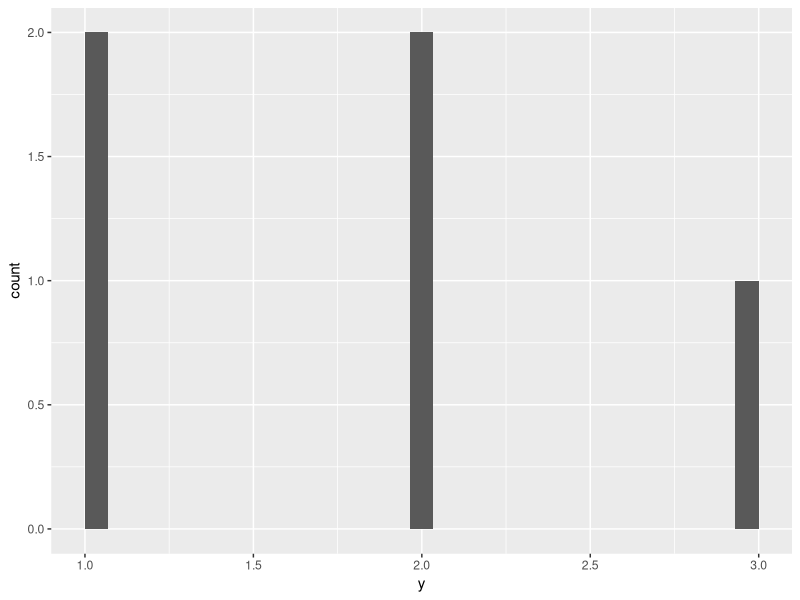
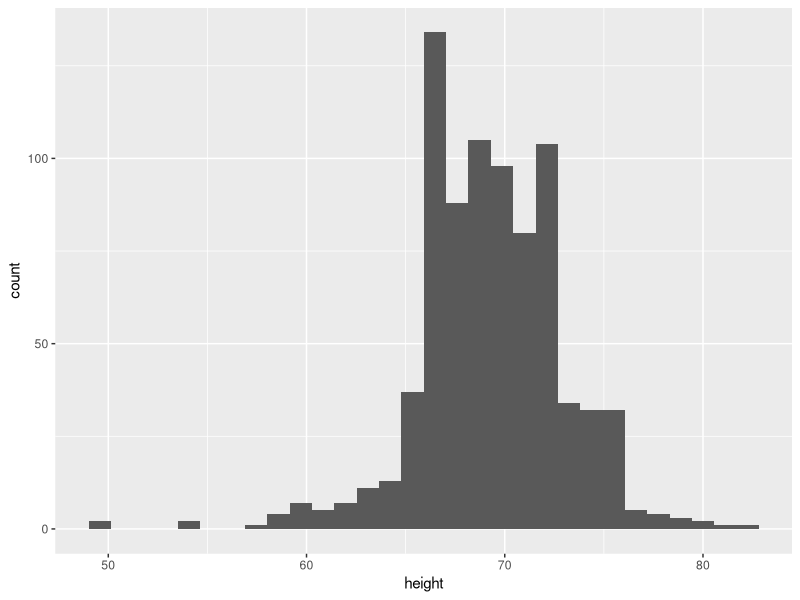

Reproduce these figures in R, in order. (Note: this script raises an error after producing the figures.)

library(tidyverse)
library(ggplot2)
library(dslabs)
data("heights")
head(heights)


ci <- c(10,20,30,40,50)
y<- c(1,2,3,2,1)

d <- data.frame(ci , y)
d

avg1 <- mean(y)
avg1


sd1 <- sd(y)
sd1
sd2 <- sqrt(sum((y-avg1)^2)/length(y))
sd2

d %>% ggplot(aes(y))+
  geom_histogram(bins = 30)




x <- heights %>% filter(sex=="Male")
x %>% summarise(m =mean(height) , sd=sd(height))  

x %>% ggplot(aes(height))+
  geom_histogram(bins = 30)


1-pnorm(50,m,sd)
1-pnorm(70,m,sd)
1-pnorm(80,m,sd)
qnorm(0.5,m,sd)
1-pnorm(69.31475,m,sd)

#--------------------------------------------------

y <- heights %>% filter(sex=="Male") %>% pull(height)
m  <- mean(y)
sd <- sd(y)
m
sd

sd_aq1 <- sqrt(mean((y-m)^2))
sd_aq1

n<- length(y)

sd_aq2 <- sd(y)*sqrt((n-1)/n)
sd_aq2

#if size is big then sqrt((n-1)/n)=1
